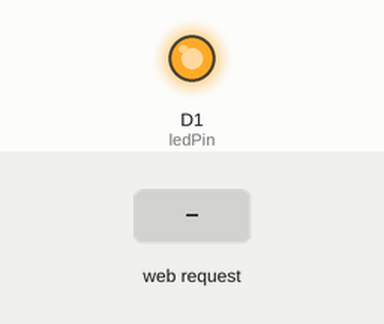
Simulated run of this sketch. Board: ESP8266 (NodeMCU). On the bench: output pins drawn as LEDs (lit = HIGH). The test bench sets the inputs (shaded band). WiFi joins after 1.5 s; servers stay silent unless stated; what the sketch prints to the serial monitor is not drawn.

Above: at 2.7 s.
2.8 s: HTTP request GET /LED=ON received
At 3.5 s:
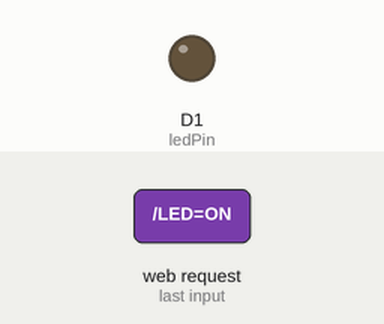
4.3 s: HTTP request GET /LED=OFF received
At 4.6 s:
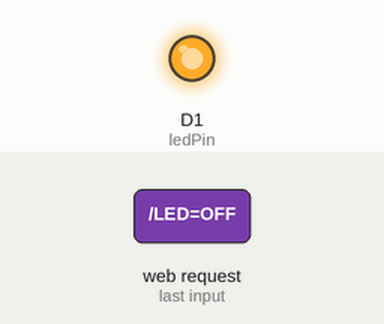
Timing chart, 0 to 7.3 s (numbered marks = the images above; inputs shaded):
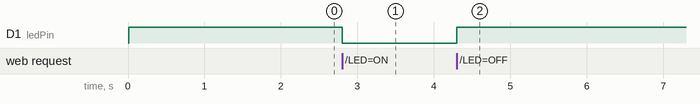

Measured:
- after the input at 2.8 s, D1 (ledPin): HIGH → LOW at once
- after the input at 4.3 s, D1 (ledPin): LOW → HIGH at once

The sketch:

sketch_may16a.ino
```cpp
#include <ESP8266WiFi.h>
#include <FirebaseArduino.h>
// Set these to run example.
#define FIREBASE_HOST "https://project-sisdig.firebaseio.com/"
#define FIREBASE_AUTH "i69MHzkaMP4NFM1XqWuFW2n4Y4jg5NV59uUg5ERA"

#define PORT 80

const char* ssid = "Masjid At-Taqwa";
const char* password = "solatdulu";
const int ledPin = D1;
WiFiServer server(PORT);

void setup()
{
  Serial.begin(115200);
  delay(10);

  pinMode(ledPin, OUTPUT_OPEN_DRAIN);
  digitalWrite(ledPin, HIGH);

  // Connect to WiFi network
  Serial.println();
  Serial.println();
  Serial.print("Connecting to ");
  Serial.println(ssid);
  WiFi.mode(WIFI_STA);
  WiFi.begin(ssid, password);

  while (WiFi.status() != WL_CONNECTED) {
    delay(500);
    Serial.print(".");
  }
  Serial.println("");
  Serial.println("WiFi connected");

  // Start the server
  server.begin();
  Serial.println("Server started");

  // Print the IP address
  Serial.print("Use this URL : ");
  Serial.print("http://");
  Serial.print(WiFi.localIP());
  Serial.println("/");

  Firebase.begin(FIREBASE_HOST, FIREBASE_AUTH);
}

void loop() {
  // Check if a client has connected
  WiFiClient client = server.available();
  if (!client) {
    return;
  }

  // Wait until the client sends some data
  Serial.println("new client");
  while(!client.available()){
    delay(1);
  }

  // Read the first line of the request
  String request = client.readStringUntil('\r');
  Serial.println(request);
  client.flush();

  // Match the request

  int value = LOW;

  // Return the response
  client.println("HTTP/1.1 200 OK");
  client.println("Content-Type: text/html");
  client.println(""); //  do not forget this one
  client.println("<!DOCTYPE HTML>");
  client.println("<html>");
  client.print("<center><h1>Led pin is now: ");

  if(value==LOW) client.print("OFF</h1>");
  else if(value==HIGH) client.print("ON</h1>");

  client.print("Waktu sekarang :<em><script>document.write(new Date());</script></em>");

  if (request.indexOf("/LED=ON") != -1)
  {
    digitalWrite(ledPin, 0);
    value = HIGH;
    Serial.println("nyala");
  }
  if (request.indexOf("/LED=OFF") != -1)
  {
    digitalWrite(ledPin, 1);
    value = LOW;
    Serial.println("mati");
  }

  client.println("<br><br>");
  client.println("<h2>Click <strong><a href=\"/LED=ON\" style='border-radius: 10px;background-color: green; color: white; padding: 0px 5px 5px 5px; text-decoration: none;'>here</a></strong> Turn relay ON<br></h2>");
  client.println("<h2>Click <strong><a href=\"/LED=OFF\" style='border-radius: 10px;background-color: red; color: white; padding: 0px 5px 5px 5px; text-decoration: none;'>here</a></strong> Turn relay OFF<br></h2>");
  client.println("</center></html>");

  delay(1);
  Serial.println("Client disconnected");
  Serial.println("");
}
```
